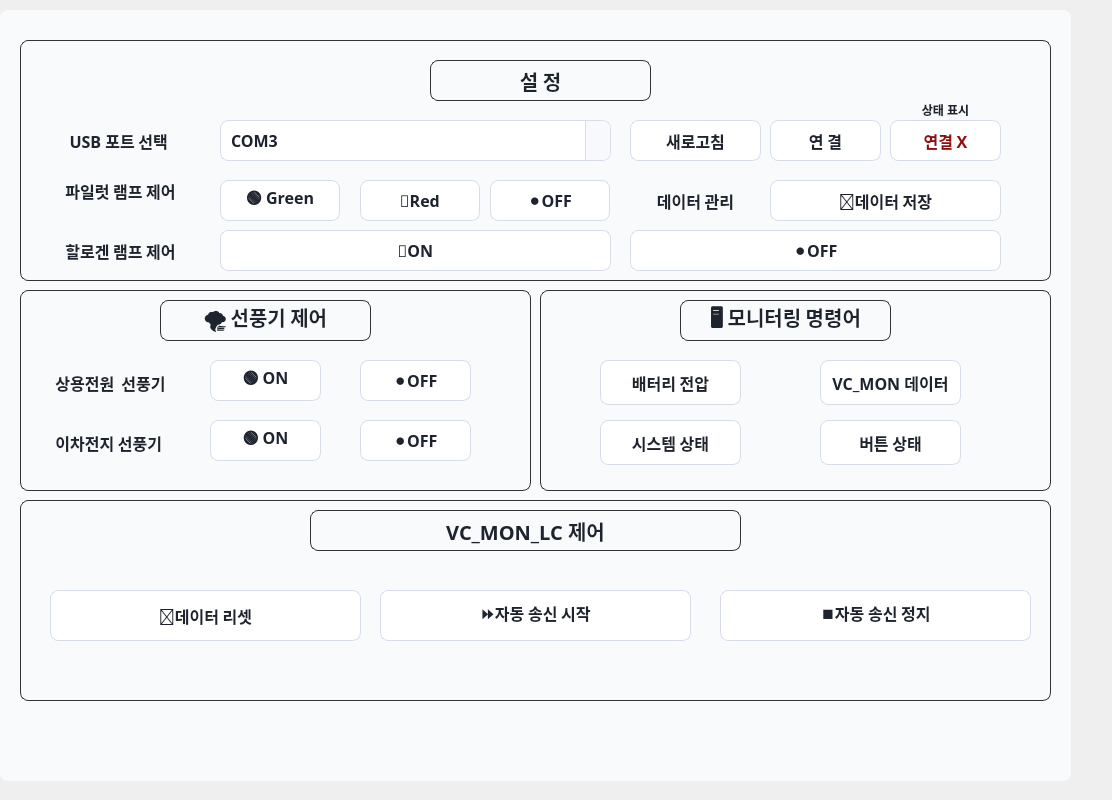
<?xml version="1.0" encoding="UTF-8"?>
<ui version="4.0">
 <class>Form</class>
 <widget class="QWidget" name="Form">
  <property name="geometry">
   <rect>
    <x>0</x>
    <y>0</y>
    <width>1112</width>
    <height>800</height>
   </rect>
  </property>
  <property name="windowTitle">
   <string>Dialog</string>
  </property>
  <widget class="QFrame" name="frame_main">
   <property name="geometry">
    <rect>
     <x>0</x>
     <y>10</y>
     <width>1071</width>
     <height>771</height>
    </rect>
   </property>
   <property name="styleSheet">
    <string notr="true">background-color : #F9FAFB;
   color: #1d232f;
   border-radius: 8px;
   font-family: &quot;Noto Sans KR&quot;;
   font-weight: 700;    
   text-align: center;      
 </string>
   </property>
   <property name="frameShape">
    <enum>QFrame::Box</enum>
   </property>
   <property name="frameShadow">
    <enum>QFrame::Raised</enum>
   </property>
   <widget class="QFrame" name="frame">
    <property name="geometry">
     <rect>
      <x>20</x>
      <y>30</y>
      <width>1031</width>
      <height>241</height>
     </rect>
    </property>
    <property name="styleSheet">
     <string notr="true">border: 1px solid#333333; </string>
    </property>
    <property name="frameShape">
     <enum>QFrame::StyledPanel</enum>
    </property>
    <property name="frameShadow">
     <enum>QFrame::Raised</enum>
    </property>
    <widget class="QLabel" name="label_3">
     <property name="geometry">
      <rect>
       <x>20</x>
       <y>80</y>
       <width>161</width>
       <height>41</height>
      </rect>
     </property>
     <property name="font">
      <font>
       <family>Noto Sans KR</family>
       <pointsize>12</pointsize>
       <weight>87</weight>
       <bold>true</bold>
      </font>
     </property>
     <property name="styleSheet">
      <string notr="true">border :none;
    color: #1d232f;
</string>
     </property>
     <property name="text">
      <string>USB 포트 선택 </string>
     </property>
     <property name="alignment">
      <set>Qt::AlignCenter</set>
     </property>
    </widget>
    <widget class="QComboBox" name="port_combo">
     <property name="geometry">
      <rect>
       <x>200</x>
       <y>80</y>
       <width>391</width>
       <height>41</height>
      </rect>
     </property>
     <property name="font">
      <font>
       <family>Noto Sans KR</family>
       <pointsize>12</pointsize>
       <weight>87</weight>
       <bold>true</bold>
      </font>
     </property>
     <property name="styleSheet">
      <string notr="true">QComboBox {
    background: #ffffff;
    color: #1d232f;
    border: 1px solid #d7dde8;
    border-radius: 8px;
    padding: 6px 30px 6px 10px;
   font-family: &quot;Noto Sans KR&quot;;
   font-weight: 700;       
}
QComboBox:hover {
    border-color: #bfc8d8;
}
QComboBox:focus {
    border: 1px solid #4b8cff;
}
QComboBox::drop-down {
    subcontrol-origin: padding;
    subcontrol-position: top right;
    width: 24px;
    border-left: 1px solid #d7dde8;
    border-top-right-radius: 8px;
    border-bottom-right-radius: 8px;
    background: #f7f9fc;
}
</string>
     </property>
     <property name="currentIndex">
      <number>0</number>
     </property>
     <item>
      <property name="text">
       <string>COM3</string>
      </property>
     </item>
     <item>
      <property name="text">
       <string>COM4</string>
      </property>
     </item>
     <item>
      <property name="text">
       <string>Auto</string>
      </property>
     </item>
    </widget>
    <widget class="QLabel" name="label">
     <property name="geometry">
      <rect>
       <x>20</x>
       <y>130</y>
       <width>161</width>
       <height>41</height>
      </rect>
     </property>
     <property name="font">
      <font>
       <family>Noto Sans KR</family>
       <pointsize>12</pointsize>
       <weight>87</weight>
       <bold>true</bold>
      </font>
     </property>
     <property name="styleSheet">
      <string notr="true">border :none;</string>
     </property>
     <property name="text">
      <string>파일럿 램프 제어</string>
     </property>
     <property name="alignment">
      <set>Qt::AlignCenter</set>
     </property>
    </widget>
    <widget class="QPushButton" name="btn_pilot_red">
     <property name="geometry">
      <rect>
       <x>200</x>
       <y>140</y>
       <width>120</width>
       <height>41</height>
      </rect>
     </property>
     <property name="font">
      <font>
       <family>Noto Sans KR</family>
       <pointsize>12</pointsize>
       <weight>87</weight>
       <bold>true</bold>
      </font>
     </property>
     <property name="styleSheet">
      <string notr="true">QPushButton {
    background: #ffffff;
    color: #1d232f;
    border: 1px solid #d7dde8;
    border-radius: 8px;
}

/* 마우스 올렸을 때 */
QPushButton:hover {
    background: #f5f6fa;
}

/* 클릭했을 때 (눌린 상태) */
QPushButton:pressed {
    background: #e1e5ee;
    color: #0f1117;
    border: 1px solid #b8bfd0;
}</string>
     </property>
     <property name="text">
      <string>🟢 Green</string>
     </property>
    </widget>
    <widget class="QLabel" name="label_9">
     <property name="geometry">
      <rect>
       <x>410</x>
       <y>20</y>
       <width>221</width>
       <height>41</height>
      </rect>
     </property>
     <property name="font">
      <font>
       <family>Noto Sans KR</family>
       <pointsize>15</pointsize>
       <weight>87</weight>
       <bold>true</bold>
      </font>
     </property>
     <property name="styleSheet">
      <string notr="true"/>
     </property>
     <property name="text">
      <string>설 정</string>
     </property>
     <property name="alignment">
      <set>Qt::AlignCenter</set>
     </property>
    </widget>
    <widget class="QPushButton" name="btn_refresh_port">
     <property name="geometry">
      <rect>
       <x>610</x>
       <y>80</y>
       <width>131</width>
       <height>41</height>
      </rect>
     </property>
     <property name="font">
      <font>
       <family>Noto Sans KR</family>
       <pointsize>12</pointsize>
       <weight>87</weight>
       <bold>true</bold>
      </font>
     </property>
     <property name="styleSheet">
      <string notr="true">QPushButton {
    background: #ffffff;
    color: #1d232f;
    border: 1px solid #d7dde8;
    border-radius: 8px;
}

/* 마우스 올렸을 때 */
QPushButton:hover {
    background: #f5f6fa;
}

/* 클릭했을 때 (눌린 상태) */
QPushButton:pressed {
    background: #e1e5ee;
    color: #0f1117;
    border: 1px solid #b8bfd0;
}</string>
     </property>
     <property name="text">
      <string>새로고침</string>
     </property>
    </widget>
    <widget class="QPushButton" name="connect_button">
     <property name="geometry">
      <rect>
       <x>750</x>
       <y>80</y>
       <width>111</width>
       <height>41</height>
      </rect>
     </property>
     <property name="font">
      <font>
       <family>Noto Sans KR</family>
       <pointsize>12</pointsize>
       <weight>87</weight>
       <bold>true</bold>
      </font>
     </property>
     <property name="styleSheet">
      <string notr="true">QPushButton {
    background: #ffffff;
    color: #1d232f;
    border: 1px solid #d7dde8;
    border-radius: 8px;
}

/* 마우스 올렸을 때 */
QPushButton:hover {
    background: #f5f6fa;
}

/* 클릭했을 때 (눌린 상태) */
QPushButton:pressed {
    background: #e1e5ee;
    color: #0f1117;
    border: 1px solid #b8bfd0;
}</string>
     </property>
     <property name="text">
      <string>연 결</string>
     </property>
    </widget>
    <widget class="QLabel" name="label_connect_status">
     <property name="geometry">
      <rect>
       <x>870</x>
       <y>80</y>
       <width>111</width>
       <height>41</height>
      </rect>
     </property>
     <property name="font">
      <font>
       <family>Noto Sans KR</family>
       <pointsize>12</pointsize>
       <weight>87</weight>
       <bold>true</bold>
      </font>
     </property>
     <property name="styleSheet">
      <string notr="true"> background: #ffffff;
    color: #930B0D;;
    border: 1px solid #d7dde8;
    border-radius: 8px;</string>
     </property>
     <property name="text">
      <string>연결 X</string>
     </property>
     <property name="alignment">
      <set>Qt::AlignCenter</set>
     </property>
    </widget>
    <widget class="QPushButton" name="btn_pilot_green">
     <property name="geometry">
      <rect>
       <x>340</x>
       <y>140</y>
       <width>120</width>
       <height>41</height>
      </rect>
     </property>
     <property name="font">
      <font>
       <family>Noto Sans KR</family>
       <pointsize>12</pointsize>
       <weight>87</weight>
       <bold>true</bold>
      </font>
     </property>
     <property name="styleSheet">
      <string notr="true">QPushButton {
    background: #ffffff;
    color: #1d232f;
    border: 1px solid #d7dde8;
    border-radius: 8px;
}

/* 마우스 올렸을 때 */
QPushButton:hover {
    background: #f5f6fa;
}

/* 클릭했을 때 (눌린 상태) */
QPushButton:pressed {
    background: #e1e5ee;
    color: #0f1117;
    border: 1px solid #b8bfd0;
}</string>
     </property>
     <property name="text">
      <string>🔴Red</string>
     </property>
    </widget>
    <widget class="QPushButton" name="btn_pilot_off">
     <property name="geometry">
      <rect>
       <x>470</x>
       <y>140</y>
       <width>120</width>
       <height>41</height>
      </rect>
     </property>
     <property name="font">
      <font>
       <family>Noto Sans KR</family>
       <pointsize>12</pointsize>
       <weight>87</weight>
       <bold>true</bold>
      </font>
     </property>
     <property name="styleSheet">
      <string notr="true">QPushButton {
    background: #ffffff;
    color: #1d232f;
    border: 1px solid #d7dde8;
    border-radius: 8px;
}

/* 마우스 올렸을 때 */
QPushButton:hover {
    background: #f5f6fa;
}

/* 클릭했을 때 (눌린 상태) */
QPushButton:pressed {
    background: #e1e5ee;
    color: #0f1117;
    border: 1px solid #b8bfd0;
}</string>
     </property>
     <property name="text">
      <string>⚫OFF</string>
     </property>
    </widget>
    <widget class="QLabel" name="label_2">
     <property name="geometry">
      <rect>
       <x>20</x>
       <y>190</y>
       <width>161</width>
       <height>41</height>
      </rect>
     </property>
     <property name="font">
      <font>
       <family>Noto Sans KR</family>
       <pointsize>12</pointsize>
       <weight>87</weight>
       <bold>true</bold>
      </font>
     </property>
     <property name="styleSheet">
      <string notr="true">border :none;</string>
     </property>
     <property name="text">
      <string>할로겐 램프 제어</string>
     </property>
     <property name="alignment">
      <set>Qt::AlignCenter</set>
     </property>
    </widget>
    <widget class="QLabel" name="label_7">
     <property name="geometry">
      <rect>
       <x>610</x>
       <y>140</y>
       <width>131</width>
       <height>41</height>
      </rect>
     </property>
     <property name="font">
      <font>
       <family>Noto Sans KR</family>
       <pointsize>12</pointsize>
       <weight>87</weight>
       <bold>true</bold>
      </font>
     </property>
     <property name="styleSheet">
      <string notr="true">border :none;</string>
     </property>
     <property name="text">
      <string>데이터 관리</string>
     </property>
     <property name="alignment">
      <set>Qt::AlignCenter</set>
     </property>
    </widget>
    <widget class="QPushButton" name="pushButton_5">
     <property name="geometry">
      <rect>
       <x>750</x>
       <y>140</y>
       <width>231</width>
       <height>41</height>
      </rect>
     </property>
     <property name="font">
      <font>
       <family>Noto Sans KR</family>
       <pointsize>12</pointsize>
       <weight>87</weight>
       <bold>true</bold>
      </font>
     </property>
     <property name="styleSheet">
      <string notr="true">QPushButton {
    background: #ffffff;
    color: #1d232f;
    border: 1px solid #d7dde8;
    border-radius: 8px;
}

/* 마우스 올렸을 때 */
QPushButton:hover {
    background: #f5f6fa;
}

/* 클릭했을 때 (눌린 상태) */
QPushButton:pressed {
    background: #e1e5ee;
    color: #0f1117;
    border: 1px solid #b8bfd0;
}</string>
     </property>
     <property name="text">
      <string>📁데이터 저장</string>
     </property>
    </widget>
    <widget class="QPushButton" name="btn_halogen_on">
     <property name="geometry">
      <rect>
       <x>200</x>
       <y>190</y>
       <width>391</width>
       <height>41</height>
      </rect>
     </property>
     <property name="font">
      <font>
       <family>Noto Sans KR</family>
       <pointsize>12</pointsize>
       <weight>87</weight>
       <bold>true</bold>
      </font>
     </property>
     <property name="styleSheet">
      <string notr="true">QPushButton {
    background: #ffffff;
    color: #1d232f;
    border: 1px solid #d7dde8;
    border-radius: 8px;
}

/* 마우스 올렸을 때 */
QPushButton:hover {
    background: #f5f6fa;
}

/* 클릭했을 때 (눌린 상태) */
QPushButton:pressed {
    background: #e1e5ee;
    color: #0f1117;
    border: 1px solid #b8bfd0;
}</string>
     </property>
     <property name="text">
      <string>💡ON</string>
     </property>
    </widget>
    <widget class="QPushButton" name="btn_halogen_off">
     <property name="geometry">
      <rect>
       <x>610</x>
       <y>190</y>
       <width>371</width>
       <height>41</height>
      </rect>
     </property>
     <property name="font">
      <font>
       <family>Noto Sans KR</family>
       <pointsize>12</pointsize>
       <weight>87</weight>
       <bold>true</bold>
      </font>
     </property>
     <property name="styleSheet">
      <string notr="true">QPushButton {
    background: #ffffff;
    color: #1d232f;
    border: 1px solid #d7dde8;
    border-radius: 8px;
}

/* 마우스 올렸을 때 */
QPushButton:hover {
    background: #f5f6fa;
}

/* 클릭했을 때 (눌린 상태) */
QPushButton:pressed {
    background: #e1e5ee;
    color: #0f1117;
    border: 1px solid #b8bfd0;
}</string>
     </property>
     <property name="text">
      <string>⚫OFF</string>
     </property>
    </widget>
    <widget class="QLabel" name="label_5">
     <property name="geometry">
      <rect>
       <x>890</x>
       <y>60</y>
       <width>71</width>
       <height>20</height>
      </rect>
     </property>
     <property name="styleSheet">
      <string notr="true">border:none;</string>
     </property>
     <property name="text">
      <string>상태 표시</string>
     </property>
     <property name="alignment">
      <set>Qt::AlignCenter</set>
     </property>
    </widget>
   </widget>
   <widget class="QFrame" name="frame_2">
    <property name="geometry">
     <rect>
      <x>20</x>
      <y>280</y>
      <width>511</width>
      <height>201</height>
     </rect>
    </property>
    <property name="font">
     <font>
      <family>Noto Sans KR</family>
      <weight>87</weight>
      <bold>true</bold>
     </font>
    </property>
    <property name="styleSheet">
     <string notr="true">border: 1px solid#333333;</string>
    </property>
    <property name="frameShape">
     <enum>QFrame::StyledPanel</enum>
    </property>
    <property name="frameShadow">
     <enum>QFrame::Raised</enum>
    </property>
    <widget class="QLabel" name="label_6">
     <property name="geometry">
      <rect>
       <x>20</x>
       <y>130</y>
       <width>141</width>
       <height>45</height>
      </rect>
     </property>
     <property name="font">
      <font>
       <family>Noto Sans KR</family>
       <pointsize>12</pointsize>
       <weight>87</weight>
       <bold>true</bold>
      </font>
     </property>
     <property name="styleSheet">
      <string notr="true">border :none;</string>
     </property>
     <property name="text">
      <string>이차전지 선풍기 </string>
     </property>
     <property name="alignment">
      <set>Qt::AlignCenter</set>
     </property>
    </widget>
    <widget class="QLabel" name="label_4">
     <property name="geometry">
      <rect>
       <x>20</x>
       <y>70</y>
       <width>141</width>
       <height>45</height>
      </rect>
     </property>
     <property name="font">
      <font>
       <family>Noto Sans KR</family>
       <pointsize>12</pointsize>
       <weight>87</weight>
       <bold>true</bold>
      </font>
     </property>
     <property name="styleSheet">
      <string notr="true">border :none;</string>
     </property>
     <property name="text">
      <string>상용전원  선풍기</string>
     </property>
     <property name="alignment">
      <set>Qt::AlignCenter</set>
     </property>
    </widget>
    <widget class="QLabel" name="label_10">
     <property name="geometry">
      <rect>
       <x>140</x>
       <y>10</y>
       <width>211</width>
       <height>41</height>
      </rect>
     </property>
     <property name="font">
      <font>
       <family>Noto Sans KR</family>
       <pointsize>15</pointsize>
       <weight>87</weight>
       <bold>true</bold>
      </font>
     </property>
     <property name="styleSheet">
      <string notr="true"/>
     </property>
     <property name="text">
      <string>🌪️ 선풍기 제어</string>
     </property>
     <property name="alignment">
      <set>Qt::AlignCenter</set>
     </property>
    </widget>
    <widget class="QPushButton" name="chk_fan_commercial_on">
     <property name="geometry">
      <rect>
       <x>190</x>
       <y>70</y>
       <width>111</width>
       <height>41</height>
      </rect>
     </property>
     <property name="font">
      <font>
       <family>Noto Sans KR</family>
       <pointsize>12</pointsize>
       <weight>87</weight>
       <bold>true</bold>
      </font>
     </property>
     <property name="styleSheet">
      <string notr="true">QPushButton {
    background: #ffffff;
    color: #1d232f;
    border: 1px solid #d7dde8;
    border-radius: 8px;
}

/* 마우스 올렸을 때 */
QPushButton:hover {
    background: #f5f6fa;
}

/* 클릭했을 때 (눌린 상태) */
QPushButton:pressed {
    background: #e1e5ee;
    color: #0f1117;
    border: 1px solid #b8bfd0;
}</string>
     </property>
     <property name="text">
      <string>🟢 ON</string>
     </property>
    </widget>
    <widget class="QPushButton" name="chk_fan_commercial_off">
     <property name="geometry">
      <rect>
       <x>340</x>
       <y>70</y>
       <width>111</width>
       <height>41</height>
      </rect>
     </property>
     <property name="font">
      <font>
       <family>Noto Sans KR</family>
       <pointsize>12</pointsize>
       <weight>87</weight>
       <bold>true</bold>
      </font>
     </property>
     <property name="styleSheet">
      <string notr="true">QPushButton {
    background: #ffffff;
    color: #1d232f;
    border: 1px solid #d7dde8;
    border-radius: 8px;
}

/* 마우스 올렸을 때 */
QPushButton:hover {
    background: #f5f6fa;
}

/* 클릭했을 때 (눌린 상태) */
QPushButton:pressed {
    background: #e1e5ee;
    color: #0f1117;
    border: 1px solid #b8bfd0;
}</string>
     </property>
     <property name="text">
      <string>⚫OFF</string>
     </property>
    </widget>
    <widget class="QPushButton" name="chk_fan_battery_on">
     <property name="geometry">
      <rect>
       <x>190</x>
       <y>130</y>
       <width>111</width>
       <height>41</height>
      </rect>
     </property>
     <property name="font">
      <font>
       <family>Noto Sans KR</family>
       <pointsize>12</pointsize>
       <weight>87</weight>
       <bold>true</bold>
      </font>
     </property>
     <property name="styleSheet">
      <string notr="true">QPushButton {
    background: #ffffff;
    color: #1d232f;
    border: 1px solid #d7dde8;
    border-radius: 8px;
}

/* 마우스 올렸을 때 */
QPushButton:hover {
    background: #f5f6fa;
}

/* 클릭했을 때 (눌린 상태) */
QPushButton:pressed {
    background: #e1e5ee;
    color: #0f1117;
    border: 1px solid #b8bfd0;
}</string>
     </property>
     <property name="text">
      <string>🟢 ON</string>
     </property>
    </widget>
    <widget class="QPushButton" name="chk_fan_battery_off">
     <property name="geometry">
      <rect>
       <x>340</x>
       <y>130</y>
       <width>111</width>
       <height>41</height>
      </rect>
     </property>
     <property name="font">
      <font>
       <family>Noto Sans KR</family>
       <pointsize>12</pointsize>
       <weight>87</weight>
       <bold>true</bold>
      </font>
     </property>
     <property name="styleSheet">
      <string notr="true">QPushButton {
    background: #ffffff;
    color: #1d232f;
    border: 1px solid #d7dde8;
    border-radius: 8px;
}

/* 마우스 올렸을 때 */
QPushButton:hover {
    background: #f5f6fa;
}

/* 클릭했을 때 (눌린 상태) */
QPushButton:pressed {
    background: #e1e5ee;
    color: #0f1117;
    border: 1px solid #b8bfd0;
}</string>
     </property>
     <property name="text">
      <string>⚫OFF</string>
     </property>
    </widget>
   </widget>
   <widget class="QFrame" name="frame_3">
    <property name="geometry">
     <rect>
      <x>540</x>
      <y>280</y>
      <width>511</width>
      <height>201</height>
     </rect>
    </property>
    <property name="styleSheet">
     <string notr="true">border: 1px solid#333333;</string>
    </property>
    <property name="frameShape">
     <enum>QFrame::StyledPanel</enum>
    </property>
    <property name="frameShadow">
     <enum>QFrame::Raised</enum>
    </property>
    <widget class="QLabel" name="label_11">
     <property name="geometry">
      <rect>
       <x>140</x>
       <y>10</y>
       <width>211</width>
       <height>41</height>
      </rect>
     </property>
     <property name="font">
      <font>
       <family>Noto Sans KR</family>
       <pointsize>15</pointsize>
       <weight>87</weight>
       <bold>true</bold>
      </font>
     </property>
     <property name="styleSheet">
      <string notr="true"/>
     </property>
     <property name="text">
      <string>🖥 모니터링 명령어</string>
     </property>
     <property name="alignment">
      <set>Qt::AlignCenter</set>
     </property>
    </widget>
    <widget class="QPushButton" name="btn_battery_voltage">
     <property name="geometry">
      <rect>
       <x>60</x>
       <y>70</y>
       <width>141</width>
       <height>45</height>
      </rect>
     </property>
     <property name="font">
      <font>
       <family>Noto Sans KR</family>
       <pointsize>12</pointsize>
       <weight>87</weight>
       <bold>true</bold>
      </font>
     </property>
     <property name="styleSheet">
      <string notr="true">QPushButton {
    background: #ffffff;
    color: #1d232f;
    border: 1px solid #d7dde8;
    border-radius: 8px;
}

/* 마우스 올렸을 때 */
QPushButton:hover {
    background: #f5f6fa;
}

/* 클릭했을 때 (눌린 상태) */
QPushButton:pressed {
    background: #e1e5ee;
    color: #0f1117;
    border: 1px solid #b8bfd0;
}</string>
     </property>
     <property name="text">
      <string>배터리 전압</string>
     </property>
    </widget>
    <widget class="QPushButton" name="btn_vcmon_data">
     <property name="geometry">
      <rect>
       <x>280</x>
       <y>70</y>
       <width>141</width>
       <height>45</height>
      </rect>
     </property>
     <property name="font">
      <font>
       <family>Noto Sans KR</family>
       <pointsize>12</pointsize>
       <weight>87</weight>
       <bold>true</bold>
      </font>
     </property>
     <property name="styleSheet">
      <string notr="true">QPushButton {
    background: #ffffff;
    color: #1d232f;
    border: 1px solid #d7dde8;
    border-radius: 8px;
}

/* 마우스 올렸을 때 */
QPushButton:hover {
    background: #f5f6fa;
}

/* 클릭했을 때 (눌린 상태) */
QPushButton:pressed {
    background: #e1e5ee;
    color: #0f1117;
    border: 1px solid #b8bfd0;
}</string>
     </property>
     <property name="text">
      <string>VC_MON 데이터</string>
     </property>
    </widget>
    <widget class="QPushButton" name="btn_system_status">
     <property name="geometry">
      <rect>
       <x>60</x>
       <y>130</y>
       <width>141</width>
       <height>45</height>
      </rect>
     </property>
     <property name="font">
      <font>
       <family>Noto Sans KR</family>
       <pointsize>12</pointsize>
       <weight>87</weight>
       <bold>true</bold>
      </font>
     </property>
     <property name="styleSheet">
      <string notr="true">QPushButton {
    background: #ffffff;
    color: #1d232f;
    border: 1px solid #d7dde8;
    border-radius: 8px;
}

/* 마우스 올렸을 때 */
QPushButton:hover {
    background: #f5f6fa;
}

/* 클릭했을 때 (눌린 상태) */
QPushButton:pressed {
    background: #e1e5ee;
    color: #0f1117;
    border: 1px solid #b8bfd0;
}</string>
     </property>
     <property name="text">
      <string>시스템 상태</string>
     </property>
    </widget>
    <widget class="QPushButton" name="btn_button_state">
     <property name="geometry">
      <rect>
       <x>280</x>
       <y>130</y>
       <width>141</width>
       <height>45</height>
      </rect>
     </property>
     <property name="font">
      <font>
       <family>Noto Sans KR</family>
       <pointsize>12</pointsize>
       <weight>87</weight>
       <bold>true</bold>
      </font>
     </property>
     <property name="styleSheet">
      <string notr="true">QPushButton {
    background: #ffffff;
    color: #1d232f;
    border: 1px solid #d7dde8;
    border-radius: 8px;
}

/* 마우스 올렸을 때 */
QPushButton:hover {
    background: #f5f6fa;
}

/* 클릭했을 때 (눌린 상태) */
QPushButton:pressed {
    background: #e1e5ee;
    color: #0f1117;
    border: 1px solid #b8bfd0;
}</string>
     </property>
     <property name="text">
      <string>버튼 상태</string>
     </property>
    </widget>
   </widget>
   <widget class="QFrame" name="frame_4">
    <property name="geometry">
     <rect>
      <x>20</x>
      <y>490</y>
      <width>1031</width>
      <height>201</height>
     </rect>
    </property>
    <property name="font">
     <font>
      <family>Noto Sans KR</family>
      <weight>87</weight>
      <bold>true</bold>
     </font>
    </property>
    <property name="styleSheet">
     <string notr="true">border: 1px solid#333333;</string>
    </property>
    <property name="frameShape">
     <enum>QFrame::StyledPanel</enum>
    </property>
    <property name="frameShadow">
     <enum>QFrame::Raised</enum>
    </property>
    <widget class="QLabel" name="label_13">
     <property name="geometry">
      <rect>
       <x>290</x>
       <y>10</y>
       <width>431</width>
       <height>41</height>
      </rect>
     </property>
     <property name="font">
      <font>
       <family>Noto Sans KR</family>
       <pointsize>15</pointsize>
       <weight>87</weight>
       <bold>true</bold>
      </font>
     </property>
     <property name="styleSheet">
      <string notr="true"/>
     </property>
     <property name="text">
      <string>VC_MON_LC 제어</string>
     </property>
     <property name="alignment">
      <set>Qt::AlignCenter</set>
     </property>
    </widget>
    <widget class="QPushButton" name="btn_auto_send_start">
     <property name="geometry">
      <rect>
       <x>360</x>
       <y>90</y>
       <width>311</width>
       <height>51</height>
      </rect>
     </property>
     <property name="font">
      <font>
       <family>Noto Sans KR</family>
       <pointsize>12</pointsize>
       <weight>87</weight>
       <bold>true</bold>
      </font>
     </property>
     <property name="styleSheet">
      <string notr="true">QPushButton {
    background: #ffffff;
    color: #1d232f;
    border: 1px solid #d7dde8;
    border-radius: 8px;
}

/* 마우스 올렸을 때 */
QPushButton:hover {
    background: #f5f6fa;
}

/* 클릭했을 때 (눌린 상태) */
QPushButton:pressed {
    background: #e1e5ee;
    color: #0f1117;
    border: 1px solid #b8bfd0;
}</string>
     </property>
     <property name="text">
      <string>⏩️️자동 송신 시작</string>
     </property>
    </widget>
    <widget class="QPushButton" name="btn_auto_send_stop">
     <property name="geometry">
      <rect>
       <x>700</x>
       <y>90</y>
       <width>311</width>
       <height>51</height>
      </rect>
     </property>
     <property name="font">
      <font>
       <family>Noto Sans KR</family>
       <pointsize>12</pointsize>
       <weight>87</weight>
       <bold>true</bold>
      </font>
     </property>
     <property name="styleSheet">
      <string notr="true">QPushButton {
    background: #ffffff;
    color: #1d232f;
    border: 1px solid #d7dde8;
    border-radius: 8px;
}

/* 마우스 올렸을 때 */
QPushButton:hover {
    background: #f5f6fa;
}

/* 클릭했을 때 (눌린 상태) */
QPushButton:pressed {
    background: #e1e5ee;
    color: #0f1117;
    border: 1px solid #b8bfd0;
}</string>
     </property>
     <property name="text">
      <string>⏹️자동 송신 정지</string>
     </property>
    </widget>
    <widget class="QPushButton" name="btn_data_reset">
     <property name="geometry">
      <rect>
       <x>30</x>
       <y>90</y>
       <width>311</width>
       <height>51</height>
      </rect>
     </property>
     <property name="font">
      <font>
       <family>Noto Sans KR</family>
       <pointsize>12</pointsize>
       <weight>87</weight>
       <bold>true</bold>
      </font>
     </property>
     <property name="styleSheet">
      <string notr="true">QPushButton {
    background: #ffffff;
    color: #1d232f;
    border: 1px solid #d7dde8;
    border-radius: 8px;
}

/* 마우스 올렸을 때 */
QPushButton:hover {
    background: #f5f6fa;
}

/* 클릭했을 때 (눌린 상태) */
QPushButton:pressed {
    background: #e1e5ee;
    color: #0f1117;
    border: 1px solid #b8bfd0;
}</string>
     </property>
     <property name="text">
      <string>🔄데이터 리셋</string>
     </property>
    </widget>
   </widget>
  </widget>
 </widget>
 <resources/>
 <connections/>
</ui>
